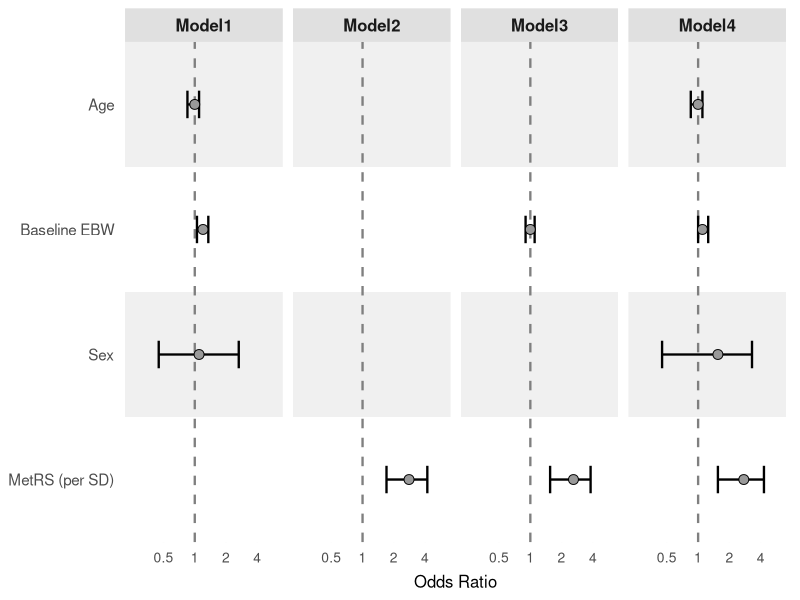

Write R code to recreate this figure.
library(ggplot2)
library(dplyr)
library(here)
setwd(here::here("figures/Fig3d"))

df = read.csv("data.csv")

all_vars   = c("Age", "Baseline EBW", "Sex", "MetRS (per SD)")
all_models = c("Model1", "Model2", "Model3", "Model4")

full_grid = expand.grid(model = all_models, variable = all_vars,
                        stringsAsFactors = FALSE)
df = left_join(full_grid, df, by = c("model", "variable"))

df$variable = factor(df$variable, levels = rev(all_vars))
df$model    = factor(df$model,    levels = all_models)

row_bands = data.frame(
  variable = rev(all_vars),
  ymin     = seq_along(all_vars) - 0.5,
  ymax     = seq_along(all_vars) + 0.5,
  fill     = ifelse(seq_along(all_vars) %% 2 == 0, "#F0F0F0", "white")
)

p = ggplot(df, aes(x = estimate, y = variable)) +
  geom_rect(data = row_bands,
            aes(ymin = ymin, ymax = ymax, fill = fill),
            xmin = -Inf, xmax = Inf, inherit.aes = FALSE, show.legend = FALSE) +
  scale_fill_identity() +
  geom_vline(xintercept = 1, linetype = "dashed",
             color = "grey50", linewidth = 0.8) +
  geom_errorbar(aes(xmin = ci_low, xmax = ci_high),
                width = 0.22, linewidth = 0.8, color = "black",
                orientation = "y", na.rm = TRUE) +
  geom_point(size = 3, shape = 21, fill = "grey60",
             color = "black", stroke = 0.5, na.rm = TRUE) +
  facet_wrap(~ model, ncol = 4) +
  scale_x_log10(
    limits = c(0.25, 6),
    breaks = c(0.5, 1, 2, 4),
    labels = c("0.5", "1", "2", "4")
  ) +
  scale_y_discrete(expand = c(0, 0)) +
  labs(x = "Odds Ratio", y = NULL) +
  theme_minimal(base_size = 15) +
  theme(
    panel.grid.major.y = element_blank(),
    panel.grid.minor   = element_blank(),
    panel.grid.major.x = element_line(color = "#DEDEDE", linewidth = 0.5),
    strip.background   = element_rect(fill = "grey88", color = NA),
    strip.text         = element_text(face = "bold", size = 12, color = "#1A1A1A"),
    axis.text.y        = element_text(size = 11, color = "#4D4D4D", margin = margin(r = 4)),
    axis.text.x        = element_text(size = 10, color = "#4D4D4D"),
    axis.title.x       = element_text(size = 12, margin = margin(t = 6)),
    panel.spacing      = unit(0.5, "lines"),
    plot.margin        = margin(6, 10, 6, 6)
  )

ggsave("fig3d.png", p, width = 9, height = 2.5, dpi = 800, bg = "white")
